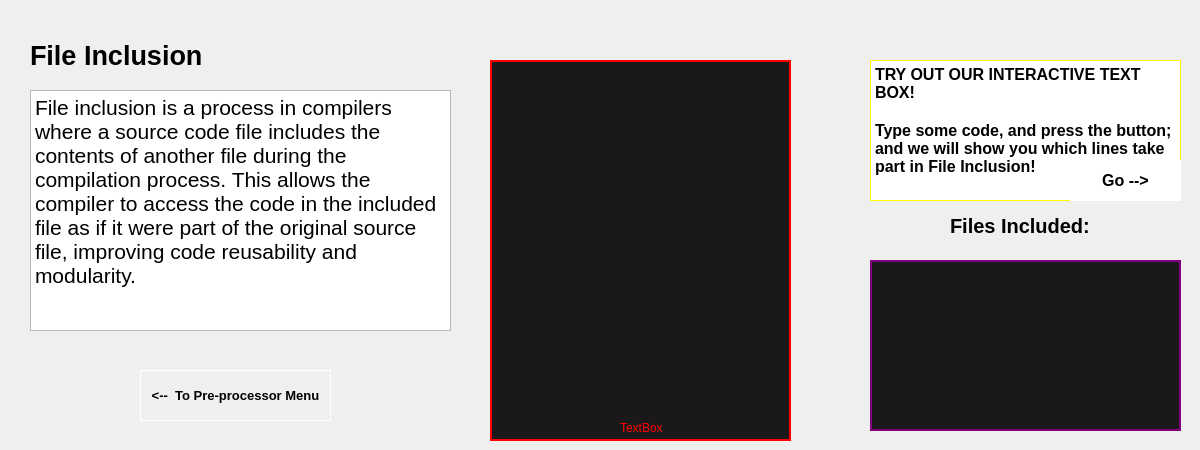
      <widget class="QWidget" name="fileprep">
       <widget class="QPushButton" name="execute_btn2">
        <property name="geometry">
         <rect>
          <x>1070</x>
          <y>160</y>
          <width>111</width>
          <height>41</height>
         </rect>
        </property>
        <property name="font">
         <font>
          <pointsize>12</pointsize>
          <bold>true</bold>
         </font>
        </property>
        <property name="styleSheet">
         <string notr="true">
border: 1px solid white;</string>
        </property>
        <property name="text">
         <string>Go --&gt;</string>
        </property>
       </widget>
       <widget class="QLabel" name="filetitle">
        <property name="geometry">
         <rect>
          <x>30</x>
          <y>30</y>
          <width>241</width>
          <height>51</height>
         </rect>
        </property>
        <property name="font">
         <font>
          <pointsize>20</pointsize>
          <bold>true</bold>
         </font>
        </property>
        <property name="text">
         <string>File Inclusion</string>
        </property>
       </widget>
       <widget class="QTextBrowser" name="filedef_2">
        <property name="geometry">
         <rect>
          <x>30</x>
          <y>90</y>
          <width>421</width>
          <height>241</height>
         </rect>
        </property>
        <property name="font">
         <font>
          <pointsize>16</pointsize>
         </font>
        </property>
        <property name="html">
         <string>&lt;!DOCTYPE HTML PUBLIC &quot;-//W3C//DTD HTML 4.0//EN&quot; &quot;http://www.w3.org/TR/REC-html40/strict.dtd&quot;&gt;
&lt;html&gt;&lt;head&gt;&lt;meta name=&quot;qrichtext&quot; content=&quot;1&quot; /&gt;&lt;meta charset=&quot;utf-8&quot; /&gt;&lt;style type=&quot;text/css&quot;&gt;
p, li { white-space: pre-wrap; }
hr { height: 1px; border-width: 0; }
li.unchecked::marker { content: &quot;\2610&quot;; }
li.checked::marker { content: &quot;\2612&quot;; }
&lt;/style&gt;&lt;/head&gt;&lt;body style=&quot; font-family:'Segoe UI'; font-size:16pt; font-weight:400; font-style:normal;&quot;&gt;
&lt;p style=&quot; margin-top:0px; margin-bottom:0px; margin-left:0px; margin-right:0px; -qt-block-indent:0; text-indent:0px;&quot;&gt;File inclusion is a process in compilers where a source code file includes the contents of another file during the compilation process. This allows the compiler to access the code in the included file as if it were part of the original source file, improving code reusability and modularity.&lt;/p&gt;&lt;/body&gt;&lt;/html&gt;</string>
        </property>
       </widget>
       <widget class="QTextBrowser" name="trybox_2">
        <property name="geometry">
         <rect>
          <x>870</x>
          <y>60</y>
          <width>311</width>
          <height>141</height>
         </rect>
        </property>
        <property name="font">
         <font>
          <pointsize>15</pointsize>
         </font>
        </property>
        <property name="styleSheet">
         <string notr="true">border:1px solid yellow;</string>
        </property>
        <property name="html">
         <string>&lt;!DOCTYPE HTML PUBLIC &quot;-//W3C//DTD HTML 4.0//EN&quot; &quot;http://www.w3.org/TR/REC-html40/strict.dtd&quot;&gt;
&lt;html&gt;&lt;head&gt;&lt;meta name=&quot;qrichtext&quot; content=&quot;1&quot; /&gt;&lt;meta charset=&quot;utf-8&quot; /&gt;&lt;style type=&quot;text/css&quot;&gt;
p, li { white-space: pre-wrap; }
hr { height: 1px; border-width: 0; }
li.unchecked::marker { content: &quot;\2610&quot;; }
li.checked::marker { content: &quot;\2612&quot;; }
&lt;/style&gt;&lt;/head&gt;&lt;body style=&quot; font-family:'Segoe UI'; font-size:15pt; font-weight:400; font-style:normal;&quot;&gt;
&lt;p style=&quot; margin-top:0px; margin-bottom:0px; margin-left:0px; margin-right:0px; -qt-block-indent:0; text-indent:0px;&quot;&gt;&lt;span style=&quot; font-size:12pt; font-weight:700;&quot;&gt;TRY OUT OUR INTERACTIVE TEXT BOX!&lt;/span&gt;&lt;/p&gt;
&lt;p style=&quot;-qt-paragraph-type:empty; margin-top:0px; margin-bottom:0px; margin-left:0px; margin-right:0px; -qt-block-indent:0; text-indent:0px; font-size:12pt; font-weight:700;&quot;&gt;&lt;br /&gt;&lt;/p&gt;
&lt;p style=&quot; margin-top:0px; margin-bottom:0px; margin-left:0px; margin-right:0px; -qt-block-indent:0; text-indent:0px;&quot;&gt;&lt;span style=&quot; font-size:12pt; font-weight:700;&quot;&gt;Type some code, and press the button; and we will show you which lines take part in File Inclusion!&lt;/span&gt;&lt;/p&gt;
&lt;p style=&quot;-qt-paragraph-type:empty; margin-top:0px; margin-bottom:0px; margin-left:0px; margin-right:0px; -qt-block-indent:0; text-indent:0px; font-size:12pt; font-weight:700;&quot;&gt;&lt;br /&gt;&lt;/p&gt;&lt;/body&gt;&lt;/html&gt;</string>
        </property>
       </widget>
       <widget class="QPushButton" name="toprep_menu_2">
        <property name="geometry">
         <rect>
          <x>140</x>
          <y>370</y>
          <width>191</width>
          <height>51</height>
         </rect>
        </property>
        <property name="font">
         <font>
          <pointsize>10</pointsize>
          <bold>true</bold>
         </font>
        </property>
        <property name="styleSheet">
         <string notr="true">
border: 1px solid white;</string>
        </property>
        <property name="text">
         <string>&lt;--  To Pre-processor Menu</string>
        </property>
       </widget>
       <widget class="QTextEdit" name="itfbox">
        <property name="geometry">
         <rect>
          <x>490</x>
          <y>60</y>
          <width>301</width>
          <height>381</height>
         </rect>
        </property>
        <property name="font">
         <font>
          <pointsize>13</pointsize>
          <bold>true</bold>
         </font>
        </property>
        <property name="styleSheet">
         <string notr="true">background-color: rgb(26, 24, 27);
color: #ffffff;
border: 2px solid red;</string>
        </property>
        <property name="html">
         <string>&lt;!DOCTYPE HTML PUBLIC &quot;-//W3C//DTD HTML 4.0//EN&quot; &quot;http://www.w3.org/TR/REC-html40/strict.dtd&quot;&gt;
&lt;html&gt;&lt;head&gt;&lt;meta name=&quot;qrichtext&quot; content=&quot;1&quot; /&gt;&lt;meta charset=&quot;utf-8&quot; /&gt;&lt;style type=&quot;text/css&quot;&gt;
p, li { white-space: pre-wrap; }
hr { height: 1px; border-width: 0; }
li.unchecked::marker { content: &quot;\2610&quot;; }
li.checked::marker { content: &quot;\2612&quot;; }
&lt;/style&gt;&lt;/head&gt;&lt;body style=&quot; font-family:'Segoe UI'; font-size:13pt; font-weight:700; font-style:normal;&quot;&gt;
&lt;p style=&quot;-qt-paragraph-type:empty; margin-top:0px; margin-bottom:0px; margin-left:0px; margin-right:0px; -qt-block-indent:0; text-indent:0px; font-size:9pt; font-weight:400;&quot;&gt;&lt;br /&gt;&lt;/p&gt;&lt;/body&gt;&lt;/html&gt;</string>
        </property>
       </widget>
       <widget class="QLabel" name="filetitle_3">
        <property name="geometry">
         <rect>
          <x>950</x>
          <y>200</y>
          <width>241</width>
          <height>51</height>
         </rect>
        </property>
        <property name="font">
         <font>
          <pointsize>15</pointsize>
          <bold>true</bold>
         </font>
        </property>
        <property name="text">
         <string>Files Included:</string>
        </property>
       </widget>
       <widget class="QTextEdit" name="fiotext">
        <property name="geometry">
         <rect>
          <x>870</x>
          <y>260</y>
          <width>311</width>
          <height>171</height>
         </rect>
        </property>
        <property name="font">
         <font>
          <pointsize>13</pointsize>
          <bold>true</bold>
         </font>
        </property>
        <property name="styleSheet">
         <string notr="true">background-color: rgb(26, 24, 27);
color: #ffffff;
border: 2px solid purple;</string>
        </property>
        <property name="readOnly">
         <bool>true</bool>
        </property>
        <property name="html">
         <string>&lt;!DOCTYPE HTML PUBLIC &quot;-//W3C//DTD HTML 4.0//EN&quot; &quot;http://www.w3.org/TR/REC-html40/strict.dtd&quot;&gt;
&lt;html&gt;&lt;head&gt;&lt;meta name=&quot;qrichtext&quot; content=&quot;1&quot; /&gt;&lt;meta charset=&quot;utf-8&quot; /&gt;&lt;style type=&quot;text/css&quot;&gt;
p, li { white-space: pre-wrap; }
hr { height: 1px; border-width: 0; }
li.unchecked::marker { content: &quot;\2610&quot;; }
li.checked::marker { content: &quot;\2612&quot;; }
&lt;/style&gt;&lt;/head&gt;&lt;body style=&quot; font-family:'Segoe UI'; font-size:13pt; font-weight:700; font-style:normal;&quot;&gt;
&lt;p style=&quot;-qt-paragraph-type:empty; margin-top:0px; margin-bottom:0px; margin-left:0px; margin-right:0px; -qt-block-indent:0; text-indent:0px; font-size:9pt; font-weight:400;&quot;&gt;&lt;br /&gt;&lt;/p&gt;&lt;/body&gt;&lt;/html&gt;</string>
        </property>
       </widget>
       <widget class="QLabel" name="label_3">
        <property name="geometry">
         <rect>
          <x>620</x>
          <y>420</y>
          <width>49</width>
          <height>16</height>
         </rect>
        </property>
        <property name="styleSheet">
         <string notr="true">color: red;</string>
        </property>
        <property name="text">
         <string>TextBox</string>
        </property>
       </widget>
       <zorder>filetitle</zorder>
       <zorder>filedef_2</zorder>
       <zorder>toprep_menu_2</zorder>
       <zorder>itfbox</zorder>
       <zorder>filetitle_3</zorder>
       <zorder>fiotext</zorder>
       <zorder>trybox_2</zorder>
       <zorder>execute_btn2</zorder>
       <zorder>label_3</zorder>
      </widget>
